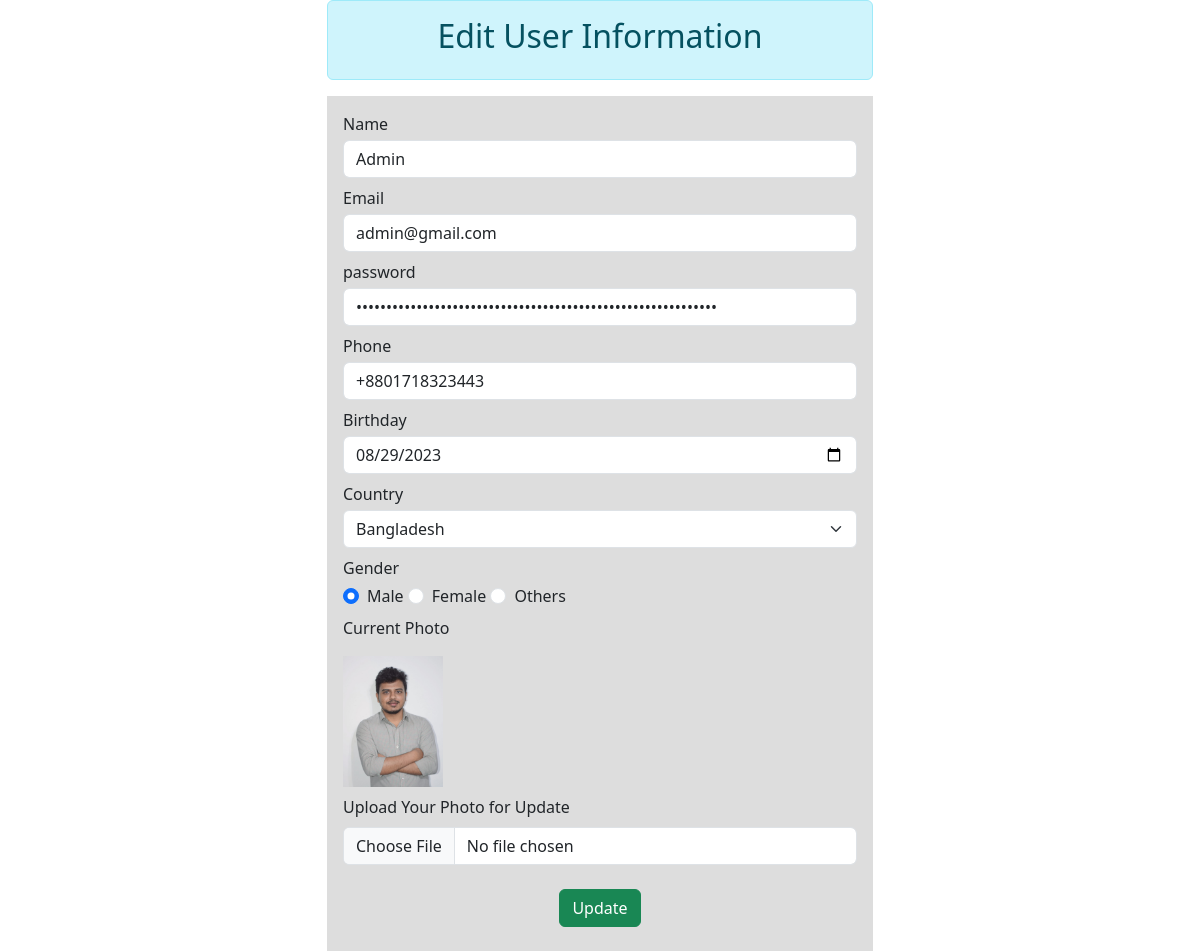
Screenshot of /users/edit_user.php?id=1 with the database file from the repository.
### tables this page shows
CREATE TABLE `users` (
  `id` int(11) NOT NULL,
  `name` varchar(50) NOT NULL,
  `email` varchar(50) NOT NULL,
  `password` varchar(60) NOT NULL,
  `phone` varchar(20) NOT NULL,
  `birthday` date NOT NULL,
  `country` varchar(50) NOT NULL,
  `gender` varchar(20) NOT NULL,
  `user_photo` varchar(100) NOT NULL,
  `status` int(11) NOT NULL
);

### users/edit_user.php (the view, shortened to what this page needs)
<?php
    require("../db.php");
    $id = $_GET["id"];
    $select = "SELECT * FROM users WHERE id=$id";
    $select_result = mysqli_query($db_connection, $select);
    $after_assoc = mysqli_fetch_assoc($select_result);
?>
<!doctype html>
<html lang="en">
<head>
    <link href="https://cdn.jsdelivr.net/npm/bootstrap@5.3.1/dist/css/bootstrap.min.css" rel="stylesheet"
>
</head>
<body>
    <section>
        <div class="container">
            <div class="row">
                <div class="col-lg-6 m-auto">
                    <div class="alert alert-info text-center">
                        <h2>Edit User Information</h2>
                    </div>
                    <form action="/hati/users/edit_post.php" method="POST" class="p-3" style="background:#ddd;"
                        enctype="multipart/form-data">
                        <div class="form-group mb-2">
                            <label class="form-lebel mb-1">Name</label>
                            <input name="name" type="text" class="form-control"
                                value="<?php echo $after_assoc["name"]; ?>">
                        </div>
                        <div class="form-group mb-2">
                            <label class="form-lebel mb-1">Email</label>
                            <input name="email" type="email" class="form-control"
                                value="<?php echo $after_assoc["email"]; ?>">
                        </div>
                        <div class="form-group mb-2">
                            <label class="form-lebel mb-1">password</label>
                            <input name="password" type="password" class="form-control"
                                value="<?php echo $after_assoc["password"]; ?>">
                        </div>
                        <div class="form-group mb-2">
                            <label class="form-lebel mb-1">Phone</label>
                            <input name="phone" type="text" class="form-control"
                                value="<?php echo $after_assoc["phone"]; ?>">
                        </div>
                        <div class="form-group mb-2">
                            <label class="form-lebel mb-1">Birthday</label>
                            <input name="birthday" type="date" class="form-control"
                                value="<?php echo $after_assoc["birthday"]; ?>">
                        </div>
                        <div class="form-group mb-2">
                            <label class="form-lebel mb-1">Country</label>
                            <select class="form-select" name="country" id="">
                                <option
                                    <?php if($after_assoc["country"] == "Bangladesh"){echo "selected";}else{echo "";} ?>
                                    value="Bangladesh">Bangladesh</option>
                            </select>
                        </div>
                        <div class="form-group mb-2">
                            <label class="form-lebel mb-1">Gender</label><br>
                            <input <?php if($after_assoc["gender"] == "Male"){echo "checked";}else{echo "";} ?>
                                type="radio" class="form-check-input me-2" name="gender" value="Male">Male
                            <input <?= ($after_assoc["gender"] == "Female")? "checked" : "" ?> type="radio"
                                class="form-check-input me-2" name="gender" value="Female">Female
                            <input <?php if($after_assoc["gender"] == "Others"){echo "checked";}else{echo "";} ?>
                                type="radio" class="form-check-input me-2" name="gender" value="Others">Others
                        </div>
                        <div class="form-group mb-2">
                            <p>Current Photo</p>
                            <img width="100" src="../uploads/users/<?php echo $after_assoc["user_photo"]; ?>" alt="">
                        </div>
                        <div class="mb-3">
                            <label for="formFile" class="form-label">Upload Your Photo for Update</label>
                            <input class="form-control" name="user_photo" type="file" id="formFile">
                        </div>
                        <div class="form-group text-center">
                            <button type="submit" class="btn btn-success mt-2 mb-2">Update</button>
                        </div>
                    </form>
                </div>
            </div>
        </div>
    </section>
</body>
</html>

### rows the page displays
users: name "Admin", email "admin@gmail.com", phone "+8801718323443", birthday "08/29/2023", country "Bangladesh", gender "☑", user_photo (picture)
